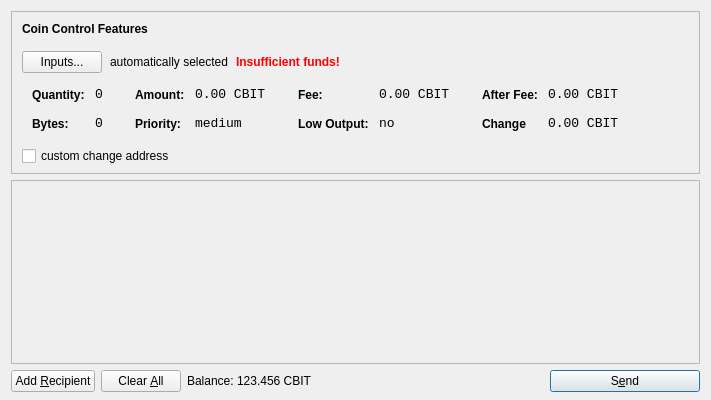
<?xml version="1.0" encoding="UTF-8"?>
<ui version="4.0">
 <class>SendCoinsDialog</class>
 <widget class="QDialog" name="SendCoinsDialog">
  <property name="geometry">
   <rect>
    <x>0</x>
    <y>0</y>
    <width>711</width>
    <height>400</height>
   </rect>
  </property>
  <property name="windowTitle">
   <string>Send Coins</string>
  </property>
  <layout class="QVBoxLayout" name="verticalLayout" stretch="0,1,0">
   <property name="bottomMargin">
    <number>8</number>
   </property>
   <item>
    <widget class="QFrame" name="frameCoinControl">
     <property name="sizePolicy">
      <sizepolicy hsizetype="Expanding" vsizetype="Expanding">
       <horstretch>0</horstretch>
       <verstretch>0</verstretch>
      </sizepolicy>
     </property>
     <property name="maximumSize">
      <size>
       <width>16777215</width>
       <height>16777215</height>
      </size>
     </property>
     <property name="frameShape">
      <enum>QFrame::StyledPanel</enum>
     </property>
     <property name="frameShadow">
      <enum>QFrame::Sunken</enum>
     </property>
     <layout class="QVBoxLayout" name="verticalLayoutCoinControl2">
      <property name="spacing">
       <number>6</number>
      </property>
      <property name="leftMargin">
       <number>0</number>
      </property>
      <property name="topMargin">
       <number>0</number>
      </property>
      <property name="rightMargin">
       <number>0</number>
      </property>
      <property name="bottomMargin">
       <number>6</number>
      </property>
      <item>
       <layout class="QVBoxLayout" name="verticalLayoutCoinControl" stretch="0,0,0,0,1">
        <property name="spacing">
         <number>0</number>
        </property>
        <property name="leftMargin">
         <number>10</number>
        </property>
        <property name="topMargin">
         <number>10</number>
        </property>
        <item>
         <layout class="QHBoxLayout" name="horizontalLayoutCoinControl1">
          <property name="bottomMargin">
           <number>15</number>
          </property>
          <item>
           <widget class="QLabel" name="labelCoinControlFeatures">
            <property name="sizePolicy">
             <sizepolicy hsizetype="Preferred" vsizetype="Maximum">
              <horstretch>0</horstretch>
              <verstretch>0</verstretch>
             </sizepolicy>
            </property>
            <property name="font">
             <font>
              <weight>75</weight>
              <bold>true</bold>
             </font>
            </property>
            <property name="styleSheet">
             <string notr="true">font-weight:bold;</string>
            </property>
            <property name="text">
             <string>Coin Control Features</string>
            </property>
           </widget>
          </item>
         </layout>
        </item>
        <item>
         <layout class="QHBoxLayout" name="horizontalLayoutCoinControl2" stretch="0,0,0,0">
          <property name="spacing">
           <number>8</number>
          </property>
          <property name="bottomMargin">
           <number>10</number>
          </property>
          <item>
           <widget class="QPushButton" name="pushButtonCoinControl">
            <property name="styleSheet">
             <string notr="true"/>
            </property>
            <property name="text">
             <string>Inputs...</string>
            </property>
           </widget>
          </item>
          <item>
           <widget class="QLabel" name="labelCoinControlAutomaticallySelected">
            <property name="text">
             <string>automatically selected</string>
            </property>
            <property name="margin">
             <number>5</number>
            </property>
           </widget>
          </item>
          <item>
           <widget class="QLabel" name="labelCoinControlInsuffFunds">
            <property name="font">
             <font>
              <weight>75</weight>
              <bold>true</bold>
             </font>
            </property>
            <property name="styleSheet">
             <string notr="true">color:red;font-weight:bold;</string>
            </property>
            <property name="text">
             <string>Insufficient funds!</string>
            </property>
            <property name="margin">
             <number>5</number>
            </property>
           </widget>
          </item>
          <item>
           <spacer name="horizontalSpacerCoinControl">
            <property name="orientation">
             <enum>Qt::Horizontal</enum>
            </property>
            <property name="sizeHint" stdset="0">
             <size>
              <width>40</width>
              <height>1</height>
             </size>
            </property>
           </spacer>
          </item>
         </layout>
        </item>
        <item>
         <widget class="QWidget" name="widgetCoinControl" native="true">
          <property name="sizePolicy">
           <sizepolicy hsizetype="Preferred" vsizetype="Preferred">
            <horstretch>0</horstretch>
            <verstretch>0</verstretch>
           </sizepolicy>
          </property>
          <property name="minimumSize">
           <size>
            <width>0</width>
            <height>0</height>
           </size>
          </property>
          <property name="styleSheet">
           <string notr="true"/>
          </property>
          <layout class="QHBoxLayout" name="horizontalLayoutCoinControl5">
           <property name="leftMargin">
            <number>0</number>
           </property>
           <property name="topMargin">
            <number>0</number>
           </property>
           <property name="rightMargin">
            <number>0</number>
           </property>
           <property name="bottomMargin">
            <number>0</number>
           </property>
           <item>
            <layout class="QHBoxLayout" name="horizontalLayoutCoinControl3" stretch="0,0,0,1">
             <property name="spacing">
              <number>20</number>
             </property>
             <property name="topMargin">
              <number>0</number>
             </property>
             <property name="bottomMargin">
              <number>10</number>
             </property>
             <item>
              <layout class="QFormLayout" name="formLayoutCoinControl1">
               <property name="horizontalSpacing">
                <number>10</number>
               </property>
               <property name="verticalSpacing">
                <number>14</number>
               </property>
               <property name="leftMargin">
                <number>10</number>
               </property>
               <property name="topMargin">
                <number>4</number>
               </property>
               <property name="rightMargin">
                <number>6</number>
               </property>
               <item row="0" column="0">
                <widget class="QLabel" name="labelCoinControlQuantityText">
                 <property name="styleSheet">
                  <string notr="true">font-weight:bold;</string>
                 </property>
                 <property name="text">
                  <string>Quantity:</string>
                 </property>
                 <property name="margin">
                  <number>0</number>
                 </property>
                </widget>
               </item>
               <item row="0" column="1">
                <widget class="QLabel" name="labelCoinControlQuantity">
                 <property name="font">
                  <font>
                   <family>Monospace</family>
                   <pointsize>10</pointsize>
                  </font>
                 </property>
                 <property name="cursor">
                  <cursorShape>IBeamCursor</cursorShape>
                 </property>
                 <property name="contextMenuPolicy">
                  <enum>Qt::ActionsContextMenu</enum>
                 </property>
                 <property name="text">
                  <string>0</string>
                 </property>
                 <property name="margin">
                  <number>0</number>
                 </property>
                 <property name="textInteractionFlags">
                  <set>Qt::LinksAccessibleByMouse|Qt::TextSelectableByKeyboard|Qt::TextSelectableByMouse</set>
                 </property>
                </widget>
               </item>
               <item row="1" column="0">
                <widget class="QLabel" name="labelCoinControlBytesText">
                 <property name="styleSheet">
                  <string notr="true">font-weight:bold;</string>
                 </property>
                 <property name="text">
                  <string>Bytes:</string>
                 </property>
                </widget>
               </item>
               <item row="1" column="1">
                <widget class="QLabel" name="labelCoinControlBytes">
                 <property name="font">
                  <font>
                   <family>Monospace</family>
                   <pointsize>10</pointsize>
                  </font>
                 </property>
                 <property name="cursor">
                  <cursorShape>IBeamCursor</cursorShape>
                 </property>
                 <property name="contextMenuPolicy">
                  <enum>Qt::ActionsContextMenu</enum>
                 </property>
                 <property name="text">
                  <string>0</string>
                 </property>
                 <property name="textInteractionFlags">
                  <set>Qt::LinksAccessibleByMouse|Qt::TextSelectableByKeyboard|Qt::TextSelectableByMouse</set>
                 </property>
                </widget>
               </item>
              </layout>
             </item>
             <item>
              <layout class="QFormLayout" name="formLayoutCoinControl2">
               <property name="horizontalSpacing">
                <number>10</number>
               </property>
               <property name="verticalSpacing">
                <number>14</number>
               </property>
               <property name="leftMargin">
                <number>6</number>
               </property>
               <property name="topMargin">
                <number>4</number>
               </property>
               <property name="rightMargin">
                <number>6</number>
               </property>
               <item row="0" column="0">
                <widget class="QLabel" name="labelCoinControlAmountText">
                 <property name="styleSheet">
                  <string notr="true">font-weight:bold;</string>
                 </property>
                 <property name="text">
                  <string>Amount:</string>
                 </property>
                 <property name="margin">
                  <number>0</number>
                 </property>
                </widget>
               </item>
               <item row="0" column="1">
                <widget class="QLabel" name="labelCoinControlAmount">
                 <property name="font">
                  <font>
                   <family>Monospace</family>
                   <pointsize>10</pointsize>
                  </font>
                 </property>
                 <property name="cursor">
                  <cursorShape>IBeamCursor</cursorShape>
                 </property>
                 <property name="contextMenuPolicy">
                  <enum>Qt::ActionsContextMenu</enum>
                 </property>
                 <property name="text">
                  <string>0.00 CBIT</string>
                 </property>
                 <property name="textInteractionFlags">
                  <set>Qt::LinksAccessibleByMouse|Qt::TextSelectableByKeyboard|Qt::TextSelectableByMouse</set>
                 </property>
                </widget>
               </item>
               <item row="1" column="0">
                <widget class="QLabel" name="labelCoinControlPriorityText">
                 <property name="styleSheet">
                  <string notr="true">font-weight:bold;</string>
                 </property>
                 <property name="text">
                  <string>Priority:</string>
                 </property>
                </widget>
               </item>
               <item row="1" column="1">
                <widget class="QLabel" name="labelCoinControlPriority">
                 <property name="font">
                  <font>
                   <family>Monospace</family>
                   <pointsize>10</pointsize>
                  </font>
                 </property>
                 <property name="cursor">
                  <cursorShape>IBeamCursor</cursorShape>
                 </property>
                 <property name="contextMenuPolicy">
                  <enum>Qt::ActionsContextMenu</enum>
                 </property>
                 <property name="text">
                  <string>medium</string>
                 </property>
                 <property name="textInteractionFlags">
                  <set>Qt::LinksAccessibleByMouse|Qt::TextSelectableByKeyboard|Qt::TextSelectableByMouse</set>
                 </property>
                </widget>
               </item>
              </layout>
             </item>
             <item>
              <layout class="QFormLayout" name="formLayoutCoinControl3">
               <property name="horizontalSpacing">
                <number>10</number>
               </property>
               <property name="verticalSpacing">
                <number>14</number>
               </property>
               <property name="leftMargin">
                <number>6</number>
               </property>
               <property name="topMargin">
                <number>4</number>
               </property>
               <property name="rightMargin">
                <number>6</number>
               </property>
               <item row="0" column="0">
                <widget class="QLabel" name="labelCoinControlFeeText">
                 <property name="styleSheet">
                  <string notr="true">font-weight:bold;</string>
                 </property>
                 <property name="text">
                  <string>Fee:</string>
                 </property>
                 <property name="margin">
                  <number>0</number>
                 </property>
                </widget>
               </item>
               <item row="0" column="1">
                <widget class="QLabel" name="labelCoinControlFee">
                 <property name="font">
                  <font>
                   <family>Monospace</family>
                   <pointsize>10</pointsize>
                  </font>
                 </property>
                 <property name="cursor">
                  <cursorShape>IBeamCursor</cursorShape>
                 </property>
                 <property name="contextMenuPolicy">
                  <enum>Qt::ActionsContextMenu</enum>
                 </property>
                 <property name="text">
                  <string>0.00 CBIT</string>
                 </property>
                 <property name="textInteractionFlags">
                  <set>Qt::LinksAccessibleByMouse|Qt::TextSelectableByKeyboard|Qt::TextSelectableByMouse</set>
                 </property>
                </widget>
               </item>
               <item row="1" column="0">
                <widget class="QLabel" name="labelCoinControlLowOutputText">
                 <property name="styleSheet">
                  <string notr="true">font-weight:bold;</string>
                 </property>
                 <property name="text">
                  <string>Low Output:</string>
                 </property>
                </widget>
               </item>
               <item row="1" column="1">
                <widget class="QLabel" name="labelCoinControlLowOutput">
                 <property name="font">
                  <font>
                   <family>Monospace</family>
                   <pointsize>10</pointsize>
                  </font>
                 </property>
                 <property name="cursor">
                  <cursorShape>IBeamCursor</cursorShape>
                 </property>
                 <property name="contextMenuPolicy">
                  <enum>Qt::ActionsContextMenu</enum>
                 </property>
                 <property name="text">
                  <string>no</string>
                 </property>
                 <property name="textInteractionFlags">
                  <set>Qt::LinksAccessibleByMouse|Qt::TextSelectableByKeyboard|Qt::TextSelectableByMouse</set>
                 </property>
                </widget>
               </item>
              </layout>
             </item>
             <item>
              <layout class="QFormLayout" name="formLayoutCoinControl4">
               <property name="horizontalSpacing">
                <number>10</number>
               </property>
               <property name="verticalSpacing">
                <number>14</number>
               </property>
               <property name="leftMargin">
                <number>6</number>
               </property>
               <property name="topMargin">
                <number>4</number>
               </property>
               <property name="rightMargin">
                <number>6</number>
               </property>
               <item row="0" column="0">
                <widget class="QLabel" name="labelCoinControlAfterFeeText">
                 <property name="styleSheet">
                  <string notr="true">font-weight:bold;</string>
                 </property>
                 <property name="text">
                  <string>After Fee:</string>
                 </property>
                 <property name="margin">
                  <number>0</number>
                 </property>
                </widget>
               </item>
               <item row="0" column="1">
                <widget class="QLabel" name="labelCoinControlAfterFee">
                 <property name="font">
                  <font>
                   <family>Monospace</family>
                   <pointsize>10</pointsize>
                  </font>
                 </property>
                 <property name="cursor">
                  <cursorShape>IBeamCursor</cursorShape>
                 </property>
                 <property name="contextMenuPolicy">
                  <enum>Qt::ActionsContextMenu</enum>
                 </property>
                 <property name="text">
                  <string>0.00 CBIT</string>
                 </property>
                 <property name="textInteractionFlags">
                  <set>Qt::LinksAccessibleByMouse|Qt::TextSelectableByKeyboard|Qt::TextSelectableByMouse</set>
                 </property>
                </widget>
               </item>
               <item row="1" column="0">
                <widget class="QLabel" name="labelCoinControlChangeText">
                 <property name="styleSheet">
                  <string notr="true">font-weight:bold;</string>
                 </property>
                 <property name="text">
                  <string>Change</string>
                 </property>
                </widget>
               </item>
               <item row="1" column="1">
                <widget class="QLabel" name="labelCoinControlChange">
                 <property name="font">
                  <font>
                   <family>Monospace</family>
                   <pointsize>10</pointsize>
                  </font>
                 </property>
                 <property name="cursor">
                  <cursorShape>IBeamCursor</cursorShape>
                 </property>
                 <property name="contextMenuPolicy">
                  <enum>Qt::ActionsContextMenu</enum>
                 </property>
                 <property name="text">
                  <string>0.00 CBIT</string>
                 </property>
                 <property name="textInteractionFlags">
                  <set>Qt::LinksAccessibleByMouse|Qt::TextSelectableByKeyboard|Qt::TextSelectableByMouse</set>
                 </property>
                </widget>
               </item>
              </layout>
             </item>
            </layout>
           </item>
          </layout>
         </widget>
        </item>
        <item>
         <layout class="QHBoxLayout" name="horizontalLayoutCoinControl4" stretch="0,0,0">
          <property name="spacing">
           <number>12</number>
          </property>
          <property name="sizeConstraint">
           <enum>QLayout::SetDefaultConstraint</enum>
          </property>
          <property name="topMargin">
           <number>5</number>
          </property>
          <property name="rightMargin">
           <number>5</number>
          </property>
          <item>
           <widget class="QCheckBox" name="checkBoxCoinControlChange">
            <property name="text">
             <string>custom change address</string>
            </property>
           </widget>
          </item>
          <item>
           <widget class="QLineEdit" name="lineEditCoinControlChange">
            <property name="enabled">
             <bool>false</bool>
            </property>
            <property name="sizePolicy">
             <sizepolicy hsizetype="Expanding" vsizetype="Fixed">
              <horstretch>0</horstretch>
              <verstretch>0</verstretch>
             </sizepolicy>
            </property>
            <property name="frame">
             <bool>false</bool>
            </property>
           </widget>
          </item>
          <item>
           <widget class="QLabel" name="labelCoinControlChangeLabel">
            <property name="sizePolicy">
             <sizepolicy hsizetype="Preferred" vsizetype="Expanding">
              <horstretch>0</horstretch>
              <verstretch>0</verstretch>
             </sizepolicy>
            </property>
            <property name="minimumSize">
             <size>
              <width>0</width>
              <height>0</height>
             </size>
            </property>
            <property name="text">
             <string/>
            </property>
            <property name="margin">
             <number>3</number>
            </property>
           </widget>
          </item>
         </layout>
        </item>
        <item>
         <spacer name="verticalSpacerCoinControl">
          <property name="orientation">
           <enum>Qt::Vertical</enum>
          </property>
          <property name="sizeHint" stdset="0">
           <size>
            <width>623</width>
            <height>1</height>
           </size>
          </property>
         </spacer>
        </item>
       </layout>
      </item>
     </layout>
    </widget>
   </item>
   <item>
    <widget class="QScrollArea" name="scrollArea">
     <property name="widgetResizable">
      <bool>true</bool>
     </property>
     <widget class="QWidget" name="scrollAreaWidgetContents">
      <property name="geometry">
       <rect>
        <x>0</x>
        <y>0</y>
        <width>711</width>
        <height>172</height>
       </rect>
      </property>
      <layout class="QVBoxLayout" name="verticalLayout_2">
       <property name="leftMargin">
        <number>0</number>
       </property>
       <property name="topMargin">
        <number>0</number>
       </property>
       <property name="rightMargin">
        <number>0</number>
       </property>
       <property name="bottomMargin">
        <number>0</number>
       </property>
       <item>
        <layout class="QVBoxLayout" name="entries">
         <property name="spacing">
          <number>6</number>
         </property>
        </layout>
       </item>
       <item>
        <spacer name="verticalSpacer">
         <property name="orientation">
          <enum>Qt::Vertical</enum>
         </property>
         <property name="sizeHint" stdset="0">
          <size>
           <width>20</width>
           <height>40</height>
          </size>
         </property>
        </spacer>
       </item>
      </layout>
     </widget>
    </widget>
   </item>
   <item>
    <layout class="QHBoxLayout" name="horizontalLayout">
     <item>
      <widget class="QPushButton" name="addButton">
       <property name="toolTip">
        <string>Send to multiple recipients at once</string>
       </property>
       <property name="text">
        <string>Add &amp;Recipient</string>
       </property>
       <property name="autoDefault">
        <bool>false</bool>
       </property>
      </widget>
     </item>
     <item>
      <widget class="QPushButton" name="clearButton">
       <property name="sizePolicy">
        <sizepolicy hsizetype="Minimum" vsizetype="Fixed">
         <horstretch>0</horstretch>
         <verstretch>0</verstretch>
        </sizepolicy>
       </property>
       <property name="toolTip">
        <string>Remove all transaction fields</string>
       </property>
       <property name="text">
        <string>Clear &amp;All</string>
       </property>
       <property name="autoRepeatDelay">
        <number>300</number>
       </property>
       <property name="autoDefault">
        <bool>false</bool>
       </property>
      </widget>
     </item>
     <item>
      <layout class="QHBoxLayout" name="horizontalLayout_2">
       <property name="spacing">
        <number>3</number>
       </property>
       <item>
        <widget class="QLabel" name="label">
         <property name="sizePolicy">
          <sizepolicy hsizetype="Preferred" vsizetype="Fixed">
           <horstretch>0</horstretch>
           <verstretch>0</verstretch>
          </sizepolicy>
         </property>
         <property name="text">
          <string>Balance:</string>
         </property>
        </widget>
       </item>
       <item>
        <widget class="QLabel" name="labelBalance">
         <property name="sizePolicy">
          <sizepolicy hsizetype="Preferred" vsizetype="Fixed">
           <horstretch>0</horstretch>
           <verstretch>0</verstretch>
          </sizepolicy>
         </property>
         <property name="cursor">
          <cursorShape>IBeamCursor</cursorShape>
         </property>
         <property name="text">
          <string>123.456 CBIT</string>
         </property>
         <property name="textInteractionFlags">
          <set>Qt::LinksAccessibleByMouse|Qt::TextSelectableByKeyboard|Qt::TextSelectableByMouse</set>
         </property>
        </widget>
       </item>
      </layout>
     </item>
     <item>
      <spacer name="horizontalSpacer">
       <property name="orientation">
        <enum>Qt::Horizontal</enum>
       </property>
       <property name="sizeHint" stdset="0">
        <size>
         <width>40</width>
         <height>20</height>
        </size>
       </property>
      </spacer>
     </item>
     <item>
      <widget class="QPushButton" name="sendButton">
       <property name="minimumSize">
        <size>
         <width>150</width>
         <height>0</height>
        </size>
       </property>
       <property name="toolTip">
        <string>Confirm the send action</string>
       </property>
       <property name="text">
        <string>S&amp;end</string>
       </property>
       <property name="icon">
        <iconset resource="../bitcoin.qrc">
         <normaloff>:/icons/send</normaloff>:/icons/send</iconset>
       </property>
       <property name="default">
        <bool>true</bool>
       </property>
      </widget>
     </item>
    </layout>
   </item>
  </layout>
 </widget>
 <resources>
  <include location="../bitcoin.qrc"/>
 </resources>
 <connections/>
</ui>
